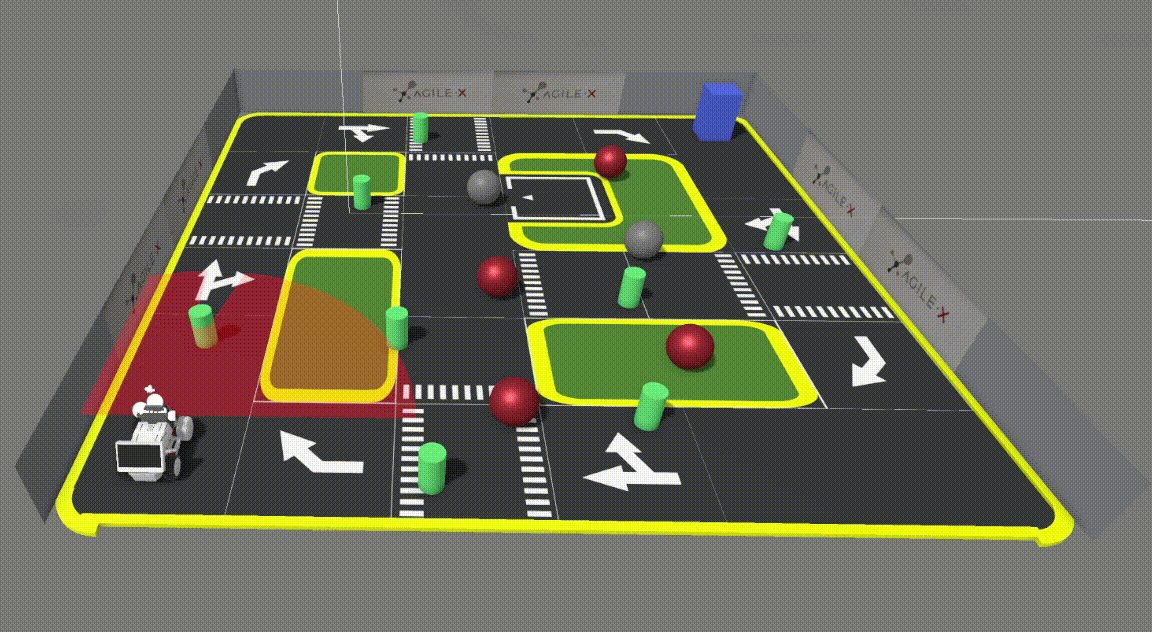
#> input picture AMRL/run_operation/ugv.gif, 1152 x 632 px
$ python amrl_main_run.py
#> lines starting #> are read from the running program, lines starting #| are printed output that depends on the picture
import time
import numpy as np
import argparse
from PIL import Image, ImageSequence
import cv2


# 获取GIF文件路径
def get_gif_path(scene):
    # 根据训练场景选择不同的GIF路径
    if scene == "ugv":
        return "./run_operation/ugv.gif"
    elif scene == "unity":
        return "./run_operation/unity.gif"
    else:
        raise ValueError("Unknown scene type. Please choose 'race' or 'unity'.")


def train(episode, max_episodes):
    # 初始设置
    initial_episode_length = 500  # 初始回合长度
    final_episode_length = 90  # 最终回合长度
    initial_loss = 0.99  # 初始损失
    final_loss = 0.0042  # 最终损失
    initial_avg_reward = 0.0  # 初始平均奖励
    final_avg_reward = 0.93  # 最终目标平均奖励

    # 计算当前回合的平均奖励（随着回合数逐渐增加）
    avg_reward = initial_avg_reward + (final_avg_reward - initial_avg_reward) * (episode / max_episodes)
    avg_reward = np.clip(avg_reward, 0.0, 1.0)

    # 每个回合的奖励值（1000个steps）
    step_rewards = np.random.uniform(0, avg_reward, 1500)

    # 计算每个回合的奖励总和（即最终的Episode Reward）
    episode_reward = np.sum(step_rewards)

    # 计算当前回合的回合长度（逐渐减少）
    episode_length = int(initial_episode_length - (initial_episode_length - final_episode_length) * (episode / max_episodes))

    # 计算当前回合的损失（逐渐减小）
    loss = initial_loss - (initial_loss - final_loss) * (episode / max_episodes)

    # 打印当前回合的数据
    print(f"Episode {episode} | Avg Reward: {avg_reward:.2f} | Episode Length: {episode_length} | Loss: {loss:.4f}")


def play_train(max_episodes, scene):
    # 获取GIF路径
#> called with max_episodes = 2000, scene = 'ugv'
    gif_path = get_gif_path(scene)

    # 打开GIF文件
    try:
        gif = Image.open(gif_path)
#> gif is the input picture: PIL image 1152x632 P; mean R, G, B 108.9, 109.4, 92.2
    except IOError:
        print(f"Error: Could not open GIF {scene}.")
        exit()

    # 获取GIF的帧数
    frames = [frame.copy() for frame in ImageSequence.Iterator(gif)]
#> frames = 250 items
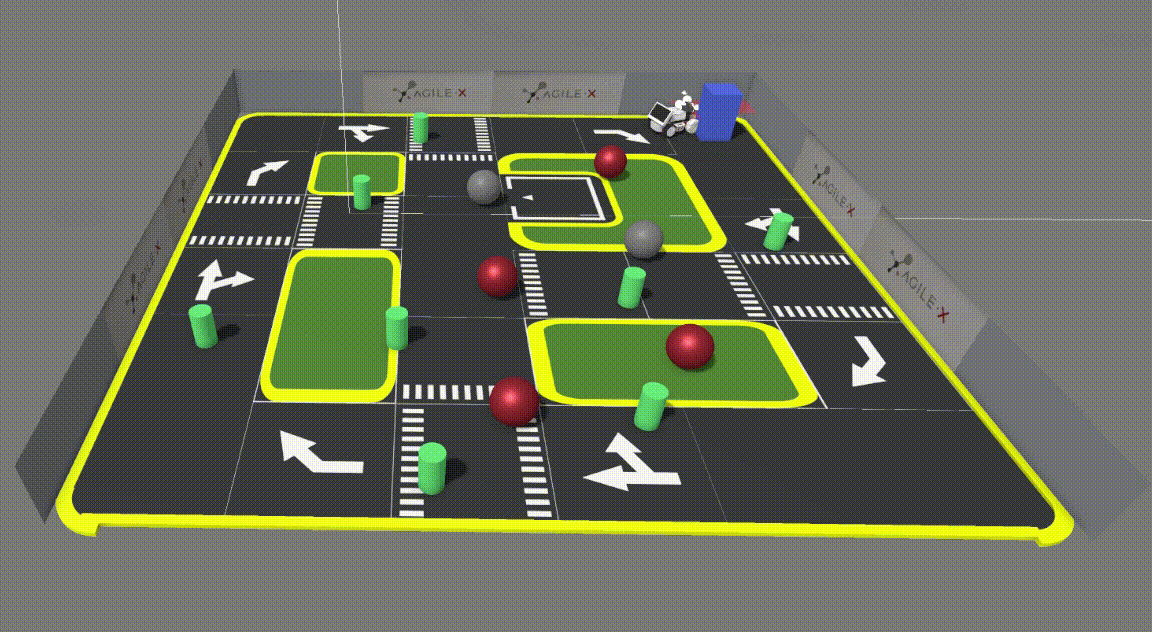
#> gif: PIL image 1152x632 RGB; mean R, G, B 105.2, 110.3, 92.3
    num_frames = len(frames)
#> num_frames = 250

    episode = 0
    while True:
        # 按顺序播放GIF帧
        for frame in frames:
            episode += 1  # 每帧对应一个回合
            # 将GIF帧转换为OpenCV格式（BGR）
            frame_bgr = np.array(frame.convert("RGB"))
            frame_bgr = cv2.cvtColor(frame_bgr, cv2.COLOR_RGB2BGR)

            cv2.imshow('run', frame_bgr)

            # 调用训练过程
            train(episode, max_episodes)

            # 每个回合结束后暂停0.05秒
            time.sleep(0.05)

            # 检查是否按下 'q' 键退出
            if cv2.waitKey(1) & 0xFF == ord('q'):
                break
#> this loop made 1 pass; (key q is pressed on pass 1)
#> (episode, initial_episode_length in train, final_episode_length in train, initial_loss in train, final_loss in train, initial_avg_reward in train, final_avg_reward in train, avg_reward in train) on pass 1: (1, 500, 90, 0.99, 0.0042, 0, 0.93, 0.000465)
#| Episode 1 | Avg Reward: 0.00 | Episode Length: 499 | Loss: 0.9895
#> after the loop, episode = 1

        # 如果按 'q' 键，退出循环
        if cv2.waitKey(1) & 0xFF == ord('q'):
#> (key q is pressed here)
            break

    # 关闭所有OpenCV窗口
    cv2.destroyAllWindows()


# 设置命令行参数解析
def parse_args():
    parser = argparse.ArgumentParser(description="Train a model and show GIF.")
    parser.add_argument("--max_episode", type=int, default=2000, help="Maximum number of episodes.")
    parser.add_argument("--scene", type=str, choices=["ugv", "unity"], default="ugv",
                        help="Scene type to display GIF.")
    return parser.parse_args()


if __name__ == "__main__":
    # 解析命令行参数
    args = parse_args()

    # 调用播放GIF并训练的函数
    play_train(args.max_episode, args.scene)
